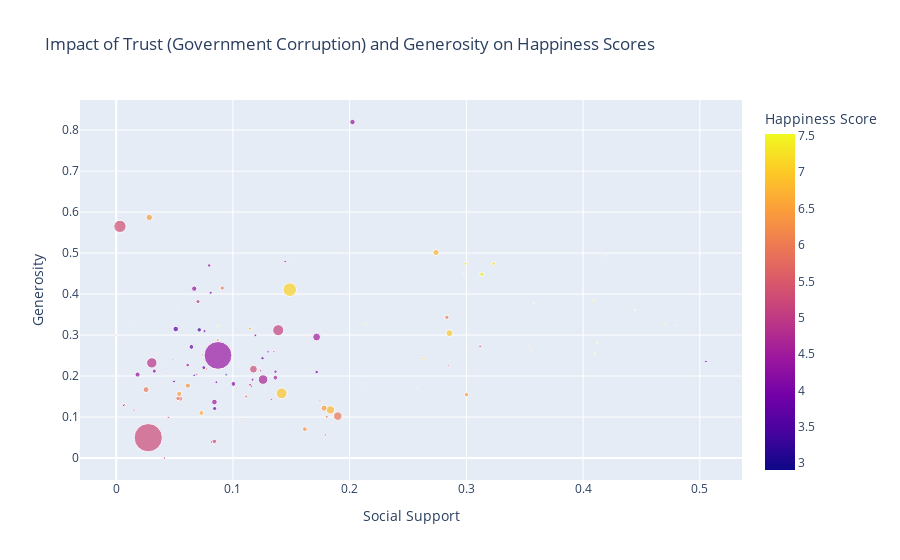

This figure's notebook cell:
### Code cell
import plotly.express as px

fig = px.scatter(happiness_report_df, x='Trust (Government Corruption)', y='Generosity', size='Population',
                 color='Happiness Score', hover_name='Country',
                 title='Impact of Trust (Government Corruption) and Generosity on Happiness Scores',
                 labels={'Trust (Government Corruption)': 'Trust (Government Corruption)', 'Generosity': 'Generosity', 'Population': 'Population'})

fig.update_layout(xaxis=dict(title='Social Support'), yaxis=dict(title='Generosity'))

fig.show()

### Figure 1 — Plotly figure (JSON) as saved in the notebook; plotly's stock layout.template omitted (floating-point values rounded to 4 significant figures; data arrays with more than 128 entries replaced by an {"elided": "..."} marker saying what was removed)
{"data": [{"hovertemplate": "<b>%{hovertext}</b><br><br>Trust (Government Corruption)=%{x}<br>Generosity=%{y}<br>Population=%{marker.size}<br>Happiness Score=%{marker.color}<extra></extra>", "hovertext": {"elided": "135 str values"}, "legendgroup": "", "marker": {"color": {"elided": "135 float values"}, "coloraxis": "coloraxis", "size": {"elided": "135 int values"}, "sizemode": "area", "sizeref": 3469475, "symbol": "circle"}, "mode": "markers", "name": "", "orientation": "v", "showlegend": false, "type": "scatter", "x": {"elided": "135 float values"}, "xaxis": "x", "y": {"elided": "135 float values"}, "yaxis": "y"}], "layout": {"coloraxis": {"colorbar": {"title": {"text": "Happiness Score"}}, "colorscale": [[0, "#0d0887"], [0.1111, "#46039f"], [0.2222, "#7201a8"], [0.3333, "#9c179e"], [0.4444, "#bd3786"], [0.5556, "#d8576b"], [0.6667, "#ed7953"], [0.7778, "#fb9f3a"], [0.8889, "#fdca26"], [1, "#f0f921"]]}, "legend": {"itemsizing": "constant", "tracegroupgap": 0}, "title": {"text": "Impact of Trust (Government Corruption) and Generosity on Happiness Scores"}, "xaxis": {"anchor": "y", "domain": [0, 1], "title": {"text": "Social Support"}}, "yaxis": {"anchor": "x", "domain": [0, 1], "title": {"text": "Generosity"}}}}
